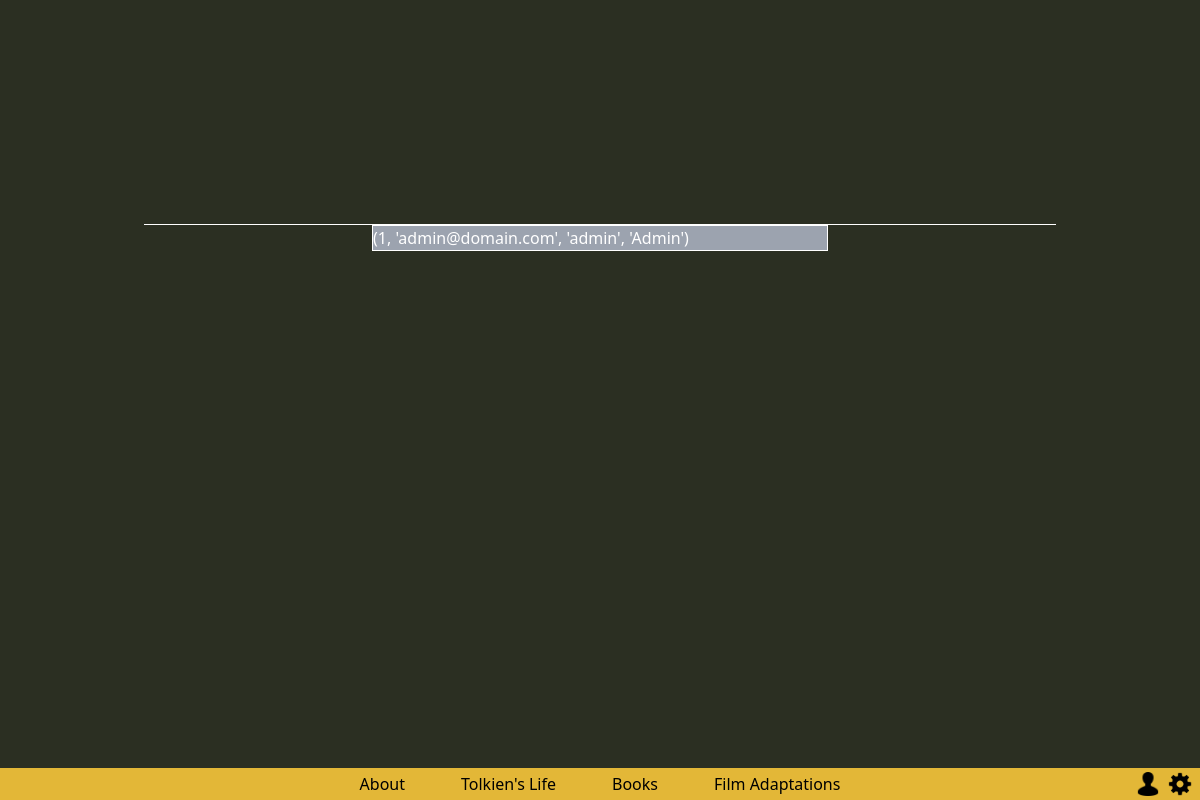
The page /dashboard (signed in) on the database as committed earlier.
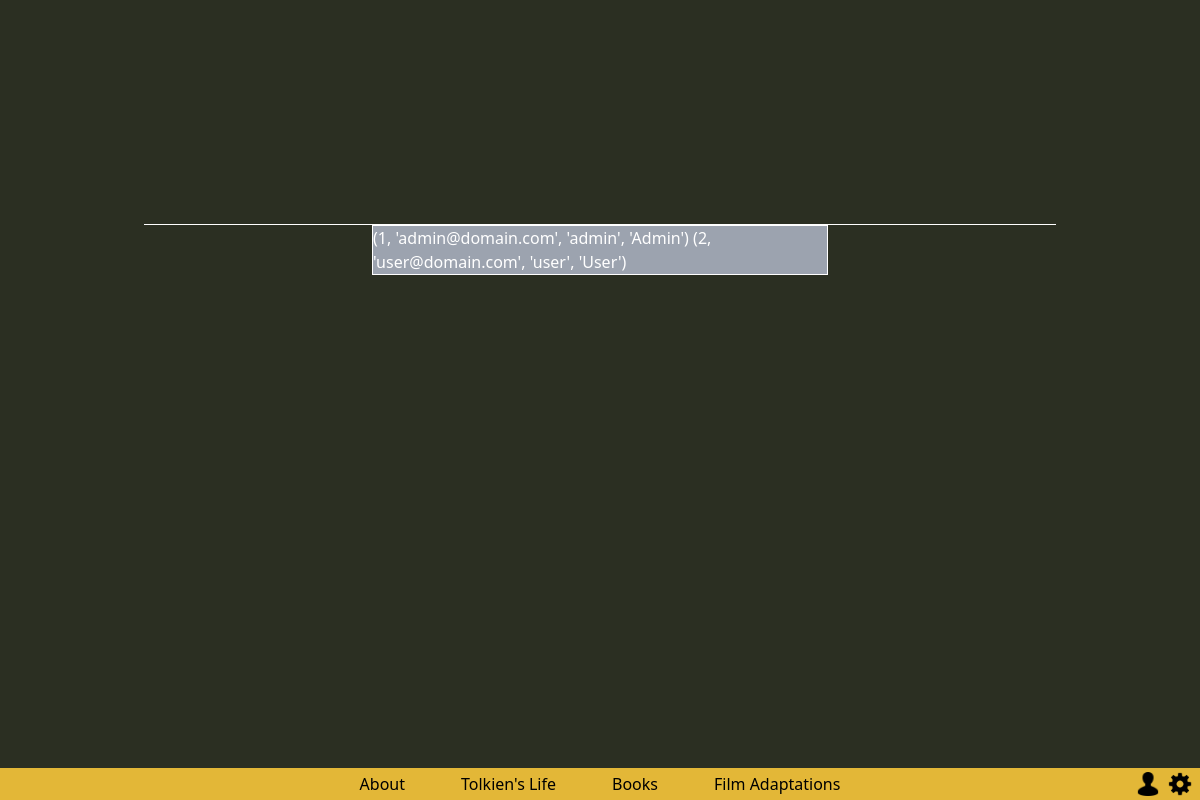
The same page on the database as committed later.
### tables this page shows
CREATE TABLE users (uid INTEGER PRIMARY KEY AUTOINCREMENT, email TEXT UNIQUE, username TEXT NOT NULL, password TEXT NOT NULL, role TEXT DEFAULT 'User');

### app.py (the view)
@app.route('/admin')
@app.route('/dashboard')
def admin_dashboard():
    if not session or session.get('role') != 'Admin':
        news_title, news_content, news_author = get_news()
        return render_template('index.html', news_title=news_title, news_content=news_content, news_author=news_author)
    else:
        with db.connect(db_path) as conn:
            users = db.get_all_users(conn)
        return render_template('dashboard.html', users=users)

### db_functions.py (called while the page is built)
def connect(db_path):
    return sqlite3.connect(db_path)

def get_all_users(conn):
    c = conn.cursor()
    c.execute("SELECT uid, email, username, role FROM users")
    return c.fetchall()

### templates/dashboard.html (shortened to what this page needs)
<!DOCTYPE html>
<html lang="en">
    <head>
        <link rel="stylesheet" href="{{ url_for('static', filename='style.css') }}">
        <script src="https://cdn.tailwindcss.com"></script>
    </head>
<body>
    <header class="tw-h-32 tw-w-full tw-fixed tw-top-0 tw-flex tw-flex-col tw-bg-green-darkest"></header>
        <a href="{{ url_for('home') }}" class="tw-pb-8 tw-m-auto tw-text-white tw-text-5xl tw-font-cinzel">Tolkien Hub</a>
        <nav class="tw-h-8 tw-w-full tw-absolute tw-bottom-0 tw-flex">
            <li class="tw-w-full tw-flex tw-justify-center tw-items-center tw-bg-gold">
                <ul class="tw-p-2 tw-mx-5 hover:tw-text-red-800"><a href="#">About</a></ul>
                <ul class="tw-p-2 tw-mx-5 hover:tw-text-red-800"><a href="#">Tolkien's Life</a></ul>
                <ul class="tw-p-2 tw-mx-5 hover:tw-text-red-800"><a href="#">Books</a></ul>
                <ul class="tw-p-2 tw-mx-5 hover:tw-text-red-800"><a href="#">Film Adaptations</a></ul>
                {% if session %}
                    <ul class="tw-absolute tw-right-10"><a href="#"><img class="tw-h-6" src="/static/media/profile.png" alt="A profile icon."></a></ul>
                {% endif %}
                <ul class="tw-absolute tw-right-2"><a href="{{ url_for('settings') }}"><img class="tw-h-6 hover:tw-rotate-45 tw-transition-transform tw-duration-500" src="/static/media/settings-wheel.png" alt="A settings cog icon."></a></ul>
            </li>
        </nav>
    <main
        id="main-container"
        class="tw-h-auto tw-flex tw-flex-col tw-items-center tw-border-t tw-border-white tw-mx-36 tw-mt-44 tw-text-white">
        <div
            id="user-list"
            class="tw-h-auto tw-w-1/2 tw-border tw-border-white tw-bg-gray-400">
            {% for user in users %}
            {{ user }}
            {% endfor %}
        </div>
    </main>
</body>
</html>

### static/style.css (style rules this page uses)
:root { --gold: #e3b737; --gold-dark: #b87316; --green-darkest: #2b2f22; }
* { padding: none; margin: none; box-sizing: border-box; }
body { height: 100%; width: 100%; background-color: var(--green-darkest) }

Rows that differ between the two databases and show on the page:
added users: user "(2, 'user@domain.com', 'user', 'User')"
